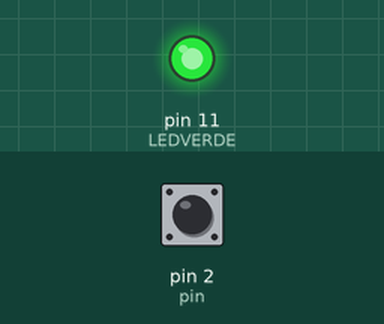
Bench run of a sketch on a simulated Arduino Uno, built with avr-gcc and run on an emulated ATmega328P. Parts: output pins drawn as LEDs (lit = HIGH). The test bench sets the inputs (shaded band); at power-on: pin 2 (pin) HIGH.

Above: at 2.5 s.
At 6.0 s:
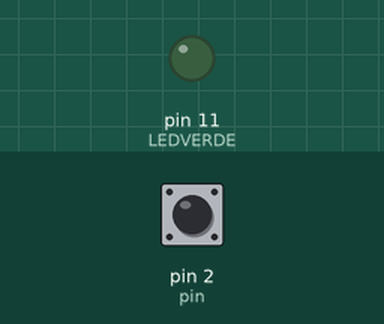
Timing chart, 0 to 9.1 s (numbered marks = the images above):
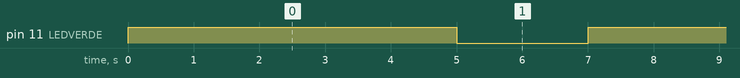

The sketch:

punto_6.ino
```cpp
const int pin = 2;
int LEDVERDE=11;
int tiempo= 5000;

void setup()
{
   pinMode(LEDVERDE, OUTPUT);
   Serial.begin(9600);
   pinMode(pin, INPUT_PULLUP);
   attachInterrupt(digitalPinToInterrupt(pin), fpulsador, RISING);
}

void loop()
{
  digitalWrite(11, HIGH);
  delay(tiempo);
  digitalWrite(11, LOW);
  delay(2000);


}

void fpulsador()
{
   tiempo = tiempo - 500;
}
```

Measured:
- by itself, pin 11 (LEDVERDE): alternates HIGH for 5.0 s and LOW for 2.0 s
